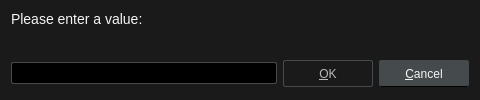
<?xml version="1.0" encoding="UTF-8"?>
<ui version="4.0">
 <class>InputDialog</class>
 <widget class="QDialog" name="InputDialog">
  <property name="geometry">
   <rect>
    <x>0</x>
    <y>0</y>
    <width>480</width>
    <height>100</height>
   </rect>
  </property>
  <property name="windowTitle">
   <string>Dialog</string>
  </property>
  <property name="styleSheet">
   <string notr="true">QWidget {
	font: 12px &quot;Noto Sans&quot;, &quot;FreeSans&quot;;
	background: #1A1A1A;
	color: whitesmoke;
}

/* QLineEdit */

QLineEdit {
	background: black;
	border: 1px solid #454A4D;
	border-radius: 2px;
	padding: 2px;
}
QLineEdit:focus {
	border: 1px solid #80CBC4;
}

/* QPushButton */

QPushButton {
	background: #454A4D;
	border: 1px solid #454A4D;
	border-bottom: 1px solid black;
	border-radius: 2px;
	color: whitesmoke;
	min-width: 76px;
	min-height: 17px;
	padding: 4px 6px;
}
QPushButton:focus {
	border: 1px solid #80CBC4;
	outline: none;
}
QPushButton:pressed {
	background: #2E3133;
}
QPushButton:disabled {
	background: transparent;
	border: 1px solid #454A4D;
	color: #B8B8B8;
}</string>
  </property>
  <layout class="QVBoxLayout" name="verticalLayout">
   <property name="spacing">
    <number>0</number>
   </property>
   <item>
    <widget class="QLabel" name="messageLabel">
     <property name="styleSheet">
      <string notr="true">#messageLabel {
	font-size: 14px;
}</string>
     </property>
     <property name="text">
      <string>Please enter a value:</string>
     </property>
     <property name="alignment">
      <set>Qt::AlignLeading|Qt::AlignLeft|Qt::AlignTop</set>
     </property>
    </widget>
   </item>
   <item>
    <widget class="QWidget" name="horizontalWidget" native="true">
     <property name="sizePolicy">
      <sizepolicy hsizetype="Preferred" vsizetype="Fixed">
       <horstretch>0</horstretch>
       <verstretch>0</verstretch>
      </sizepolicy>
     </property>
     <layout class="QHBoxLayout" name="horizontalLayout">
      <property name="leftMargin">
       <number>0</number>
      </property>
      <property name="topMargin">
       <number>0</number>
      </property>
      <property name="rightMargin">
       <number>0</number>
      </property>
      <property name="bottomMargin">
       <number>2</number>
      </property>
      <item>
       <widget class="QLineEdit" name="inputLineEdit">
        <property name="clearButtonEnabled">
         <bool>true</bool>
        </property>
       </widget>
      </item>
      <item>
       <widget class="QPushButton" name="okButton">
        <property name="enabled">
         <bool>false</bool>
        </property>
        <property name="sizePolicy">
         <sizepolicy hsizetype="Fixed" vsizetype="Minimum">
          <horstretch>0</horstretch>
          <verstretch>0</verstretch>
         </sizepolicy>
        </property>
        <property name="text">
         <string>&amp;OK</string>
        </property>
        <property name="default">
         <bool>true</bool>
        </property>
       </widget>
      </item>
      <item>
       <widget class="QPushButton" name="cancelButton">
        <property name="sizePolicy">
         <sizepolicy hsizetype="Fixed" vsizetype="Fixed">
          <horstretch>0</horstretch>
          <verstretch>0</verstretch>
         </sizepolicy>
        </property>
        <property name="text">
         <string>&amp;Cancel</string>
        </property>
        <property name="autoDefault">
         <bool>false</bool>
        </property>
       </widget>
      </item>
     </layout>
    </widget>
   </item>
  </layout>
 </widget>
 <resources/>
 <connections/>
</ui>
